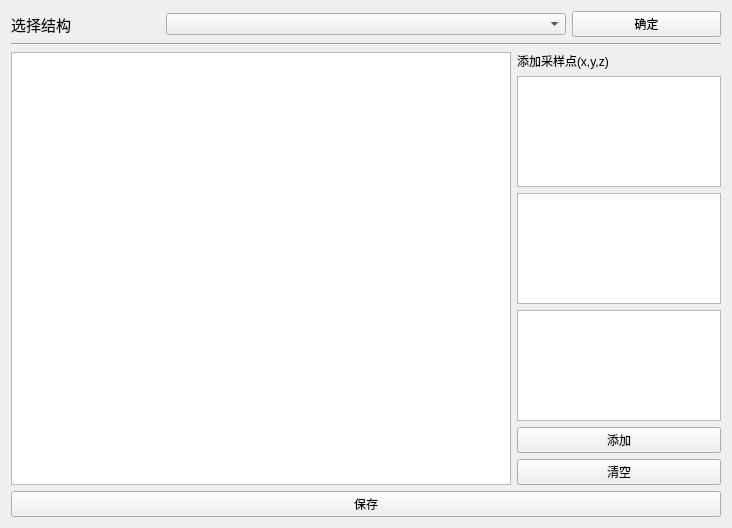
<?xml version="1.0" encoding="UTF-8"?>
<ui version="4.0">
 <class>Form</class>
 <widget class="QWidget" name="Form">
  <property name="geometry">
   <rect>
    <x>0</x>
    <y>0</y>
    <width>732</width>
    <height>528</height>
   </rect>
  </property>
  <property name="windowTitle">
   <string>Form</string>
  </property>
  <layout class="QVBoxLayout" name="verticalLayout_3">
   <item>
    <layout class="QVBoxLayout" name="verticalLayout_2">
     <item>
      <layout class="QHBoxLayout" name="horizontalLayout_2">
       <item>
        <widget class="QLabel" name="label">
         <property name="font">
          <font>
           <pointsize>11</pointsize>
          </font>
         </property>
         <property name="text">
          <string>选择结构</string>
         </property>
        </widget>
       </item>
       <item>
        <widget class="QComboBox" name="structList">
         <property name="minimumSize">
          <size>
           <width>400</width>
           <height>0</height>
          </size>
         </property>
        </widget>
       </item>
       <item>
        <widget class="QPushButton" name="addButton">
         <property name="text">
          <string>确定</string>
         </property>
        </widget>
       </item>
      </layout>
     </item>
     <item>
      <widget class="Line" name="line">
       <property name="orientation">
        <enum>Qt::Horizontal</enum>
       </property>
      </widget>
     </item>
     <item>
      <layout class="QHBoxLayout" name="horizontalLayout">
       <item>
        <widget class="QGraphicsView" name="graph">
         <property name="minimumSize">
          <size>
           <width>500</width>
           <height>0</height>
          </size>
         </property>
        </widget>
       </item>
       <item>
        <layout class="QVBoxLayout" name="verticalLayout">
         <item>
          <widget class="QLabel" name="label_2">
           <property name="text">
            <string>添加采样点(x,y,z)</string>
           </property>
          </widget>
         </item>
         <item>
          <widget class="QTextEdit" name="setX">
           <property name="tabChangesFocus">
            <bool>true</bool>
           </property>
           <property name="documentTitle">
            <string>x：</string>
           </property>
           <property name="html">
            <string>&lt;!DOCTYPE HTML PUBLIC &quot;-//W3C//DTD HTML 4.0//EN&quot; &quot;http://www.w3.org/TR/REC-html40/strict.dtd&quot;&gt;
&lt;html&gt;&lt;head&gt;&lt;meta name=&quot;qrichtext&quot; content=&quot;1&quot; /&gt;&lt;title&gt;x：&lt;/title&gt;&lt;style type=&quot;text/css&quot;&gt;
p, li { white-space: pre-wrap; }
&lt;/style&gt;&lt;/head&gt;&lt;body style=&quot; font-family:'SimSun'; font-size:9pt; font-weight:400; font-style:normal;&quot;&gt;
&lt;p style=&quot;-qt-paragraph-type:empty; margin-top:0px; margin-bottom:0px; margin-left:0px; margin-right:0px; -qt-block-indent:0; text-indent:0px;&quot;&gt;&lt;br /&gt;&lt;/p&gt;&lt;/body&gt;&lt;/html&gt;</string>
           </property>
           <property name="placeholderText">
            <string extracomment="x"/>
           </property>
          </widget>
         </item>
         <item>
          <widget class="QTextEdit" name="setY">
           <property name="html">
            <string>&lt;!DOCTYPE HTML PUBLIC &quot;-//W3C//DTD HTML 4.0//EN&quot; &quot;http://www.w3.org/TR/REC-html40/strict.dtd&quot;&gt;
&lt;html&gt;&lt;head&gt;&lt;meta name=&quot;qrichtext&quot; content=&quot;1&quot; /&gt;&lt;style type=&quot;text/css&quot;&gt;
p, li { white-space: pre-wrap; }
&lt;/style&gt;&lt;/head&gt;&lt;body style=&quot; font-family:'SimSun'; font-size:9pt; font-weight:400; font-style:normal;&quot;&gt;
&lt;p style=&quot;-qt-paragraph-type:empty; margin-top:0px; margin-bottom:0px; margin-left:0px; margin-right:0px; -qt-block-indent:0; text-indent:0px;&quot;&gt;&lt;br /&gt;&lt;/p&gt;&lt;/body&gt;&lt;/html&gt;</string>
           </property>
          </widget>
         </item>
         <item>
          <widget class="QTextEdit" name="setZ">
           <property name="html">
            <string>&lt;!DOCTYPE HTML PUBLIC &quot;-//W3C//DTD HTML 4.0//EN&quot; &quot;http://www.w3.org/TR/REC-html40/strict.dtd&quot;&gt;
&lt;html&gt;&lt;head&gt;&lt;meta name=&quot;qrichtext&quot; content=&quot;1&quot; /&gt;&lt;style type=&quot;text/css&quot;&gt;
p, li { white-space: pre-wrap; }
&lt;/style&gt;&lt;/head&gt;&lt;body style=&quot; font-family:'SimSun'; font-size:9pt; font-weight:400; font-style:normal;&quot;&gt;
&lt;p style=&quot;-qt-paragraph-type:empty; margin-top:0px; margin-bottom:0px; margin-left:0px; margin-right:0px; -qt-block-indent:0; text-indent:0px;&quot;&gt;&lt;br /&gt;&lt;/p&gt;&lt;/body&gt;&lt;/html&gt;</string>
           </property>
          </widget>
         </item>
         <item>
          <widget class="QPushButton" name="enter">
           <property name="text">
            <string>添加</string>
           </property>
          </widget>
         </item>
         <item>
          <widget class="QPushButton" name="clearButton">
           <property name="text">
            <string>清空</string>
           </property>
          </widget>
         </item>
        </layout>
       </item>
      </layout>
     </item>
     <item>
      <widget class="QPushButton" name="saveButton">
       <property name="text">
        <string>保存</string>
       </property>
      </widget>
     </item>
    </layout>
   </item>
  </layout>
 </widget>
 <resources/>
 <connections/>
</ui>
